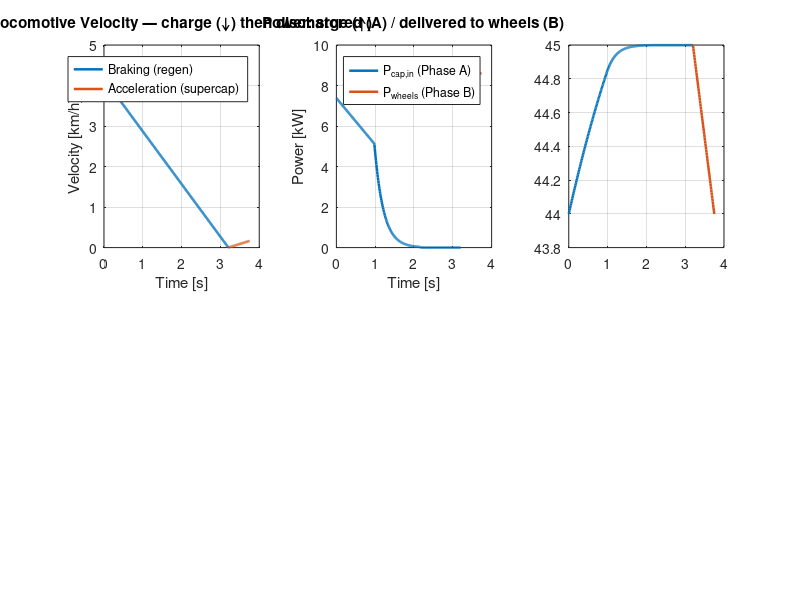

The MATLAB source for this figure: (Note: this script raises an error after producing the figure.)
%% ISTrain — Energy Recovery Challenge (charge + discharge with Eq. 5.4.1)
% - Phase A (your original): regenerative braking from 15 km/h to 0 and charging the supercap
% - Phase B (new): accelerating the loco using ONLY the supercap, with
%   a(t) = min(mu*g, P_wheel/(m*v))  (Eq. 5.4.1)

clc; clear; close all;

%% -------------------- Vehicle / track -----------------------
m_loco   = 600+1800;   % [kg]
g        = 9.81;       % [m/s^2]
Crr      = 0.004;      % [-]
rw       = 0.100;      % [m]
mech_eff = 0.85;       % [-] drivetrain
G        = 10;         % [-] gearbox
mu       = 0.35;       % [-] wheel-rail adhesion
n_m      = 2;          % motors
SF       = 30;         % [%] torque safety margin
a_max_sys = 0.3;   % [m/s^2] max allowed acceleration of the locomotive

v_max_test = 15/3.6;   % [m/s] top speed in the challenge
a_cmd_brk  = 1.3;      % [m/s^2] target decel for braking phase

%% -------------------- Electrical limits & efficiencies ---------------
I_max      = 300;      % [A] DC bus current limit (charge & discharge)
Vbus       = 45;       % [V] DC bus nominal
Vmin_cap   = 44;       % [V] minimum allowed cap voltage on discharge (converter limit)

eta_sc     = 0.90;     % supercap coulombic/charge eff
eta_dc     = 0.85;     % DC/DC converter eff (both directions)
eta_motor  = 0.90;     % motor+inverter eff (regen or motoring)
eta_tx     = mech_eff; % drivetrain
eta_reg    = eta_tx * eta_motor;               % wheels -> DC bus (regen)
eta_dis    = eta_dc * eta_motor * eta_tx;      % cap -> wheels (motoring)
eta_path   = eta_reg * eta_dc * eta_sc;        % wheels -> stored (info)

%% -------------------- Supercapacitor choice --------------------------
% cap_choice = 1: 3x16V58F series (19.33F)
% cap_choice = 2: 48V 83F
% cap_choice = 3: 48V 165F
cap_choice = 3;

switch cap_choice
    case 1
        C   = 19.33;      ESR = 3*0.0029;  cap_name = '3x16V 58F (19.33F)';
    case 2
        C   = 83;         ESR = 0.0022;    cap_name = '48V 83F';
    case 3
        C   = 165;        ESR = 0.0011;    cap_name = '48V 165F';
    otherwise, error('cap_choice inválido');
end

%% -------------------- Pre-charge V0 for braking (Phase A) -------------
use_optimal_V0 = true;
Erecov_event   = 7.8e3;      % [J] target energy per braking event (example)

if use_optimal_V0
    V0 = sqrt(max(Vbus^2 - (2*Erecov_event)/C, 0));  % clamp by energy headroom
else
    V0 = 0;
end
V0 = 44;

%% -------------------- Timeline ---------------------------------------
dt = 0.01;

%% ==================== PHASE A — BRAKING (charge) ======================
tA_stop = v_max_test / a_cmd_brk;
tA      = (0:dt:tA_stop).';   N = numel(tA);

vA   = max(v_max_test - a_cmd_brk.*tA, 0);
xA   = cumtrapz(tA, vA);
F_rr = Crr * m_loco * g;
F_adh= mu  * m_loco * g;

VcapA   = zeros(N,1);  VcapA(1) = V0;
EcapA   = zeros(N,1);  EcapA(1) = 0.5*C*V0^2;
PrecA   = zeros(N,1);
IbusA   = zeros(N,1);
FregenA = zeros(N,1);
TperMA  = zeros(N,1);

for k = 1:N-1
    F_req_total = m_loco * a_cmd_brk;                 % [N]
    F_need_motor= max(F_req_total - F_rr, 0);         % [N]
    F_by_adh    = min(F_need_motor, F_adh);
    T_req_per_m = (F_by_adh*rw)/(G*mech_eff)/n_m;
    T_adh_per_m = (F_adh*rw)/(G*mech_eff)/n_m;
    T_lim_per_m = (1-SF/100)*T_adh_per_m;
    scale       = min(1, T_lim_per_m / max(T_req_per_m, eps));
    F_used      = F_by_adh * scale;

    FregenA(k)  = F_used;
    TperMA(k)   = (F_used*rw)/(G*mech_eff)/n_m;

    Pwheels     = F_used * vA(k);                     % [W]
    PtoDC       = eta_reg * Pwheels;                  % [W]

    % Charging limits: current & ESR (buck to Vbus while Vcap<Vbus)
    I_esr       = max((Vbus - VcapA(k)) / max(ESR,1e-6), 0);
    I_allow     = min(I_max, I_esr);
    P_Ilim      = Vbus * I_allow;

    P_cap       = min(PtoDC, P_Ilim) * eta_dc * eta_sc;
    if VcapA(k) >= Vbus - 1e-3, P_cap = 0; end

    dE          = P_cap * dt;
    EcapA(k+1)  = EcapA(k) + dE;
    VcapA(k+1)  = min(sqrt(2*EcapA(k+1)/C), Vbus);

    PrecA(k)    = P_cap;
    IbusA(k)    = (P_cap>0) * P_cap / max(Vbus,1e-6);
end

E_recovered = EcapA(end);
Vcap_end_A  = VcapA(end);

%% ==================== PHASE B — ACCELERATION (discharge) ==============
% Start at rest; accelerate using ONLY the supercap until:
% - v reaches v_max_test, or
% - Vcap hits Vmin_cap, or
% - energy is exhausted.
tB_max = 12;                      % [s] just a guard
tB     = (0:dt:tB_max).';  NB = numel(tB);

vB   = zeros(NB,1);               % starts from rest
xB   = zeros(NB,1);
VcapB= zeros(NB,1);  VcapB(1) = Vcap_end_A;   % start from Phase A final voltage
EcapB= zeros(NB,1);  EcapB(1) = 0.5*C*VcapB(1)^2;

PwheelsB = zeros(NB,1);
IbusB    = zeros(NB,1);
aB       = zeros(NB,1);

for k = 1:NB-1
    if VcapB(k) <= Vmin_cap || vB(k) >= v_max_test, 
        % freeze states once any stop condition is hit
        vB(k+1:end)    = vB(k);
        xB(k+1:end)    = xB(k);
        VcapB(k+1:end) = VcapB(k);
        EcapB(k+1:end) = EcapB(k);
        aB(k+1:end)    = 0;
        break
    end

    % ------- Available electric power out of the cap (limits) -------
    I_esr_dis  = VcapB(k) / max(ESR,1e-6);      % avoid huge ESR heating
    I_allow    = min(I_max, I_esr_dis);         % current clamp
    P_cap_out  = I_allow * VcapB(k);            % electrical power drawn from cap

    % ------- Wheel power available (conversion losses) --------------
    Pwheels    = eta_dis * P_cap_out;
    PwheelsB(k)= Pwheels;
    IbusB(k)   = I_allow;

    % ------- Eq. (5.4.1): acceleration limited by traction & power --
    a_trac = min(mu*g, a_max_sys);                                      % = μR/m with R≈mg
    a_pow  = Pwheels / max(m_loco * max(vB(k),1e-3), 1e-6);% P/(m v)
    a      = min(a_trac, a_pow);
    aB(k)  = a;

    % ------- Integrate kinematics -----------------------------------
    vB(k+1) = vB(k) + a*dt;
    vB(k+1) = min(vB(k+1), v_max_test);                    % test speed cap
    xB(k+1) = xB(k) + vB(k)*dt;

    % ------- Update supercap energy/voltage --------------------------
    dE          = (P_cap_out)*dt;                          % energy drawn from cap
    EcapB(k+1)  = max(EcapB(k) - dE, 0);
    VcapB(k+1)  = sqrt(2*EcapB(k+1)/C);
end

% Trim B to the last updated index
lastB = find(diff(vB)~=0 | diff(VcapB)~=0, 1, 'last');
if isempty(lastB), lastB = 1; end
tB = tB(1:lastB+1); vB = vB(1:lastB+1); xB = xB(1:lastB+1);
VcapB = VcapB(1:lastB+1); EcapB = EcapB(1:lastB+1);
PwheelsB = PwheelsB(1:lastB); IbusB = IbusB(1:lastB); aB = aB(1:lastB);

%% -------------------- Report ------------------------------------------
fprintf('--- ISTrain Energy Recovery ---\n');
fprintf('Capacitor: %s | C=%.2f F | ESR=%.4f ohm\n', cap_name, C, ESR);
fprintf('PHASE A (brake): V0=%.2f V  ->  V_end=%.2f V | E_recovered=%.1f J (%.2f Wh)\n', ...
        V0, Vcap_end_A, E_recovered, E_recovered/3600);
fprintf('PHASE B (accel): V_start=%.2f V  ->  V_end=%.2f V | v_end=%.2f km/h | t=%.2f s\n', ...
        VcapB(1), VcapB(end), 3.6*vB(end), tB(end));
fprintf('Overall charge path efficiency (wheel->stored): %.1f %%\n', 100*eta_path);

%% -------------------- Plots -------------------------------------------
figure('Name','ISTrain — Energy Recovery (Charge + Discharge)','Color','w');

% --- Velocity-time (unchanged) ---
subplot(2,3,1);
plot(tA, vA, 'LineWidth', 1.8); hold on; grid on;
plot(tB + tA(end), vB, 'LineWidth', 1.8);
xlabel('Time [s]'); ylabel('Velocity [km/h]');
title('Locomotive Velocity — charge (↓) then discharge (↑)');
legend('Braking (regen)','Acceleration (supercap)','Location','best');

% --- Power: use tB(1:end-1) to match PwheelsB length ---
subplot(2,3,2);
plot(tA, PrecA/1000, 'LineWidth', 1.8); hold on; grid on;
plot(tB(1:end-1) + tA(end), PwheelsB/1000, 'LineWidth', 1.8);
xlabel('Time [s]'); ylabel('Power [kW]');
title('Power: stored (A) / delivered to wheels (B)');
legend('P_{cap,in} (Phase A)','P_{wheels} (Phase B)','Location','best');

% --- Cap voltage (states -> tB) ---
subplot(2,3,3);
plot(tA, VcapA, 'LineWidth', 1.8); hold on; grid on;
plot(tB + tA(end), VcapB, 'LineWidth', 1.8);
yline(Vbus,'--','V_{bus}'); yline(Vmin_cap,':','V_{min,cap}');
xlabel('Time [s]'); ylabel('V_{cap} [V]');
title('Supercap Voltage');

% --- Energy (states -> tB) ---
subplot(2,3,4);
plot(tA, EcapA/1000, 'LineWidth', 1.8); hold on; grid on;
plot(tB + tA(end), EcapB/1000, 'LineWidth', 1.8);
xlabel('Time [s]'); ylabel('Energy [kJ]');
title('Stored Energy (A) and Remaining Energy (B)');
legend('Phase A','Phase B','Location','best');

% --- Braking forces (Phase A) ---
subplot(2,3,5);
plot(tA, FregenA, 'LineWidth', 1.8); hold on; grid on;
yline(F_rr,'--','F_{rr}'); yline(F_adh,':','F_{adh}');
xlabel('Time [s]'); ylabel('Force [N]');
title('Braking forces (regen, rolling, adhesion)');
legend('F_{regen}','F_{rr}','F_{adh}','Location','best');

% --- Acceleration over whole event (Phase A + B) ---
subplot(2,3,6); hold on; grid on;

% Phase A: braking deceleration (negative)
plot(tA, -a_cmd_brk*ones(size(tA)), 'LineWidth', 1.8);

% Phase B: acceleration from supercap
plot(tB(1:end-1) + tA(end), aB, 'LineWidth', 1.8);

% Traction limit line
yline(mu*g,'--','\mu g (traction limit)');
yline(-mu*g,'--','- \mu g (traction limit)');  % symmetric for braking

xlabel('Time [s]');
ylabel('a [m/s^2]');
title('Acceleration: braking (−) and motoring (+)');
legend('Braking decel (cmd)','Accel (supercap)','Traction limit','Location','best');
